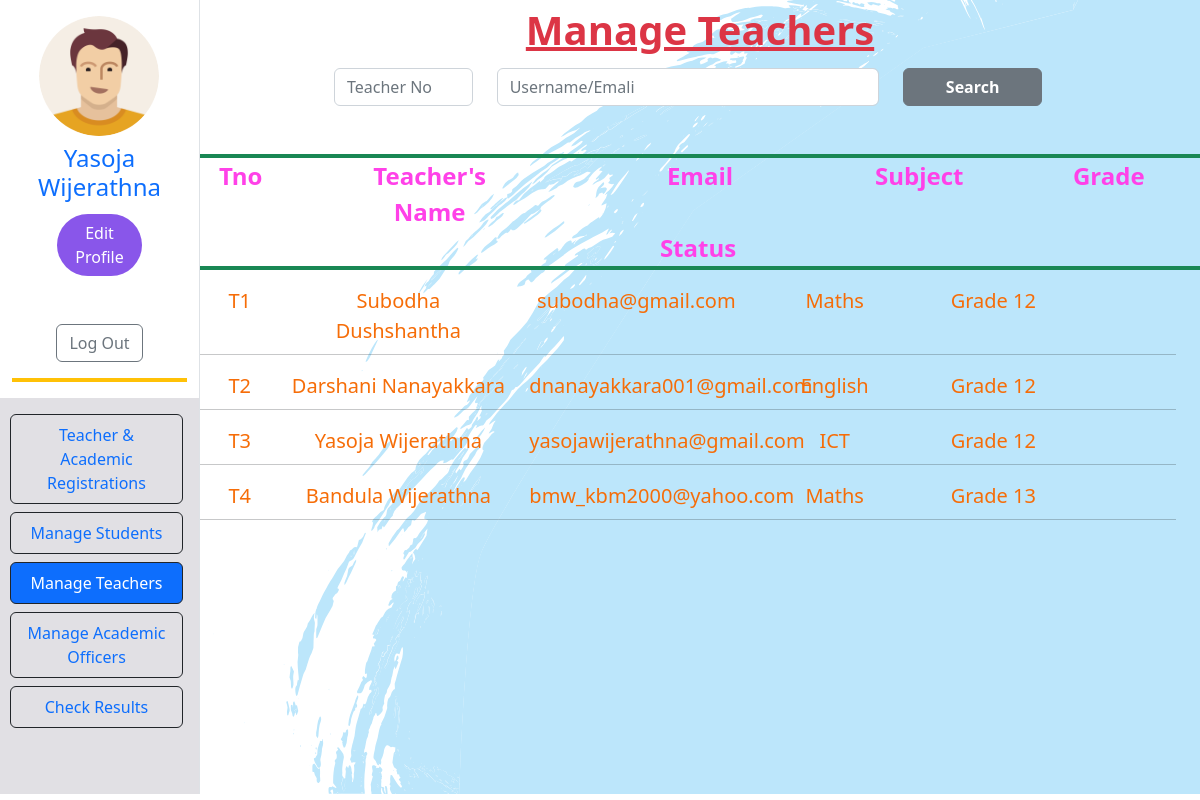
Screenshot of /LMS/teacherManaging.php (signed in) with the database file from the repository.
### tables this page shows
CREATE TABLE IF NOT EXISTS `admin_profile` (
  `id` int NOT NULL AUTO_INCREMENT,
  `admin_email` varchar(45) NOT NULL,
  `line1` varchar(45) DEFAULT NULL,
  `line2` varchar(45) DEFAULT NULL,
  `city_id` int NOT NULL,
  `img_path` text,
  PRIMARY KEY (`id`),
  KEY `fk_admin_profile_admin1_idx` (`admin_email`),
  KEY `fk_admin_profile_city1_idx` (`city_id`),
  CONSTRAINT `fk_admin_profile_admin1` FOREIGN KEY (`admin_email`) REFERENCES `admin` (`email`),
  CONSTRAINT `fk_admin_profile_city1` FOREIGN KEY (`city_id`) REFERENCES `city` (`id`)
);

CREATE TABLE IF NOT EXISTS `teacher` (
  `Tno` varchar(15) NOT NULL,
  `firstName` varchar(45) DEFAULT NULL,
  `lastName` varchar(45) DEFAULT NULL,
  `grade_id` int NOT NULL,
  `subject_id` int NOT NULL,
  `gender_id` int NOT NULL,
  `status_id` int NOT NULL,
  `email` varchar(45) DEFAULT NULL,
  `password` varchar(45) DEFAULT NULL,
  `otp` varchar(45) DEFAULT NULL,
  PRIMARY KEY (`Tno`),
  UNIQUE KEY `email_UNIQUE` (`email`),
  KEY `fk_teacher_grade1_idx` (`grade_id`),
  KEY `fk_teacher_subject1_idx` (`subject_id`),
  KEY `fk_teacher_gender1_idx` (`gender_id`),
  KEY `fk_teacher_status1_idx` (`status_id`),
  CONSTRAINT `fk_teacher_gender1` FOREIGN KEY (`gender_id`) REFERENCES `gender` (`id`),
  CONSTRAINT `fk_teacher_grade1` FOREIGN KEY (`grade_id`) REFERENCES `grade` (`id`),
  CONSTRAINT `fk_teacher_status1` FOREIGN KEY (`status_id`) REFERENCES `status` (`id`),
  CONSTRAINT `fk_teacher_subject1` FOREIGN KEY (`subject_id`) REFERENCES `subject` (`id`)
);

CREATE TABLE IF NOT EXISTS `subject` (
  `id` int NOT NULL AUTO_INCREMENT,
  `sname` varchar(45) DEFAULT NULL,
  PRIMARY KEY (`id`)
);

CREATE TABLE IF NOT EXISTS `grade` (
  `id` int NOT NULL AUTO_INCREMENT,
  `grade` varchar(45) DEFAULT NULL,
  PRIMARY KEY (`id`)
);

### LMS/connection.php (called while the page is built, shortened)
<?php
class Database{
    public static $connection;
    public static function setUpConnection(){
        if(!isset(Database::$connection)){
            Database::$connection =new mysqli("localhost","root","colombo123","lms","3306");
        }
    }
    public static function search ($q) {
        $resultset=Database::$connection->query($q);
        return $resultset;
    }
}
?>

### LMS/teacherManaging.php (the view, shortened to what this page needs)
<?php
require "connection.php";
if (isset($_SESSION["admin"])) {
?>
    <!DOCTYPE html>
    <html>
    <head>
        <link rel="stylesheet" href="bootstrap.css" />
        <link rel="stylesheet" href="https://cdn.jsdelivr.net/npm/bootstrap-icons@1.9.1/font/bootstrap-icons.css">
        <link rel="stylesheet" href="style.css" />
    </head>
    <body class="main_body2  ">
        <div class="container-fluid">
            <div class="row">
                <div class="col-12 col-lg-2 container-fluid border-end">
                    <div class="row ">
                        <div class="col-12 align-items-start   ">
                            <div class="row g-1 text-center justify-content-center ">
                                <?php
                                $imgRs = Database::search("SELECT * FROM `admin_profile` WHERE `admin_email`='" . $_SESSION["admin"]["email"] . "' ");
                                $img = $imgRs->fetch_assoc();
                                ?>
                                <div class="col-10">
                                    <img src="<?php echo ($img["img_path"]) ?>" style=" width: 120px; border-radius: 90px; margin-right: 1px; " class=" mt-3 " alt="">
                                </div>
                                <div class="col-12 mt-2">
                                    <h4 class="text-primary      fs-4   "><?php echo $_SESSION["admin"]["firstName"] . " " . $_SESSION["admin"]["lastName"]; ?></h4>
                                </div>
                                <div class="col-6">
                                    <button class="btn rounded-5 text-white" style="background-color: #8956ea;" onclick="editProfile();">Edit Profile</button>
                                </div>
                                <div class="col-12 mt-5 justify-content-center">
                                    <button class="btn btn-outline-secondary col-6" onclick="logOut();"> Log Out</button>
                                </div>
                            </div>
                            <hr class="border border-2  opacity-100 border-warning" />
                        </div>
                    </div>
                    <div class="row" style=" background-color: #E1E0E4; height:33vmax; overflow-y:hidden ;">
                        <div class="col-12 align-items-start">
                            <div class="row g-1">
                                <div class="row g-1 text-center  ">
                                    <div class="nav flex-column nav-pills me-3 mt-3" role="tablist" aria-orientation="vertical">
                                        <nav class="nav flex-column">
                                            <a class="nav-link  border border-dark" aria-current="page" href="adminPanel.php">Teacher & Academic <br>Registrations</a>
                                            <a class="nav-link border border-dark mt-2" href="studentManaging.php">Manage Students</a>
                                            <a class="nav-link active border border-dark mt-2" href="teacherManaging.php">Manage Teachers</a>
                                            <a class="nav-link  border border-dark mt-2" href="academicManaging.php">Manage Academic Officers</a>
                                            <a class="nav-link border border-dark mt-2" href="checkResults.php">Check Results</a>
                                        </nav>
                                    </div>
                                </div>
                            </div>
                        </div>
                    </div>
                </div>
                <div class="col-12 col-lg-10">
                    <div class="row ">
                        <div class="col-12 text-center">
                            <label class="form-label text-danger text-decoration-underline fw-bold fs-1">Manage Teachers</label>
                        </div>
                        <div class="row  justify-content-center">
                            <div class="col-2">
                                <input type="text" id="tno" class="form-control" placeholder="Teacher No">
                            </div>
                            <div class="col-5">
                                <input type="text" id="tname" class=" form-control" placeholder="Username/Emali">
                            </div>
                            <div class="col-2">
                                <button class=" btn btn-secondary fw-bold col-12" onclick="searchTeacher()">Search</button>
                            </div>
                        </div>
                        <hr class=" border border-2 opacity-100 border-success mt-5 mb-0">
                        <div class="row row-cols-7 justify-content-center fw-bold text-center " style="font-size: x-large; color: #FF41E8;  ">
                            <div class="col-1  " style="position: static; margin-right: 30px;">
                                <Span>Tno</Span>
                            </div>
                            <div class="col " style="position: static; margin-right: 0; margin-left: 50px;">
                                <span>Teacher's Name</span>
                            </div>
                            <div class="col-3 " style="margin-left: 80px; position: static;">
                                <span>Email</span>
                            </div>
                            <div class="col " style="margin-right: 5px; margin-left: 30px; position: static; ">
                                <span>Subject</span>
                            </div>
                            <div class="col" style="margin-left: 50px; margin-right: 0px; position: sticky;">
                                <span>Grade</span>
                            </div>
                            <div class="col" style="margin-right: 0px; margin-left: 20px; position: static;">
                                <span>Status</span>
                            </div>
                        </div>
                        <hr class=" border border-2 opacity-100 border-success mt-0">
                        <div class="row " id="viewArea">
                            <?php
                            $teacherRs = Database::search("SELECT * FROM `teacher` INNER JOIN `subject` ON `teacher`.`subject_id`=`subject`.`id`
                                                       INNER JOIN `grade` ON `teacher`.`grade_id`=`grade`.`id`
                                                       INNER JOIN `status` ON `teacher`.`status_id`=`status`.`id`   ORDER BY `Tno`");
                            $teacherNum = $teacherRs->num_rows;
                            for ($x = 0; $x < $teacherNum; $x++) {
                                $teacher = $teacherRs->fetch_assoc();
                            ?>
                                <div class="row  justify-content-center  text-center mt-0 mb-2  fs-5 " style=" color: #F66D08;  ">
                                    <div class="col-1 ">
                                        <Span><?php echo $teacher["Tno"] ?></Span>
                                    </div>
                                    <div class="col-3 justify-content-center">
                                        <span><?php echo $teacher["firstName"] . " " . $teacher["lastName"] ?></span>
                                    </div>
                                    <div class="col-lg-3 ">
                                        <span><?php echo $teacher["email"] ?></span>
                                    </div>
                                    <div class="col-2">
                                        <span><?php echo $teacher["sname"] ?></span>
                                    </div>
                                    <div class="col-2">
                                        <span><?php echo $teacher["grade"] ?></span>
                                    </div>
                                    <div class="col-1">
                                    </div>
                                </div>
                                <hr>
                            <?php
                            }
                            ?>
                        </div>
                    </div>
                </div>
            </div>
        </div>
    </body>
    </html>
<?php
} else {
    echo ("You are Not a valid user");
}
?>

### LMS/style.css (style rules this page uses)
.main_body2 { background-image: url("resources/images/background-body.svg"); background-size: cover; background-position: center; background-repeat: no-repeat; }

### rows the page displays
admin_profile: img_path (picture)
teacher: Tno "T1", firstName "Subodha", lastName "Dushshantha", email "subodha@gmail.com", subject.sname "Maths", grade.grade "Grade 12"
teacher: Tno "T2", firstName "Darshani", lastName "Nanayakkara", email "dnanayakkara001@gmail.com", subject.sname "English", grade.grade "Grade 12"
teacher: Tno "T3", firstName "Yasoja", lastName "Wijerathna", email "yasojawijerathna@gmail.com", subject.sname "ICT", grade.grade "Grade 12"
teacher: Tno "T4", firstName "Bandula", lastName "Wijerathna", email "bmw_kbm2000@yahoo.com", subject.sname "Maths", grade.grade "Grade 13"

### other values shown
$_SESSION["admin"]["firstName"] "Yasoja"
$_SESSION["admin"]["lastName"] "Wijerathna"
